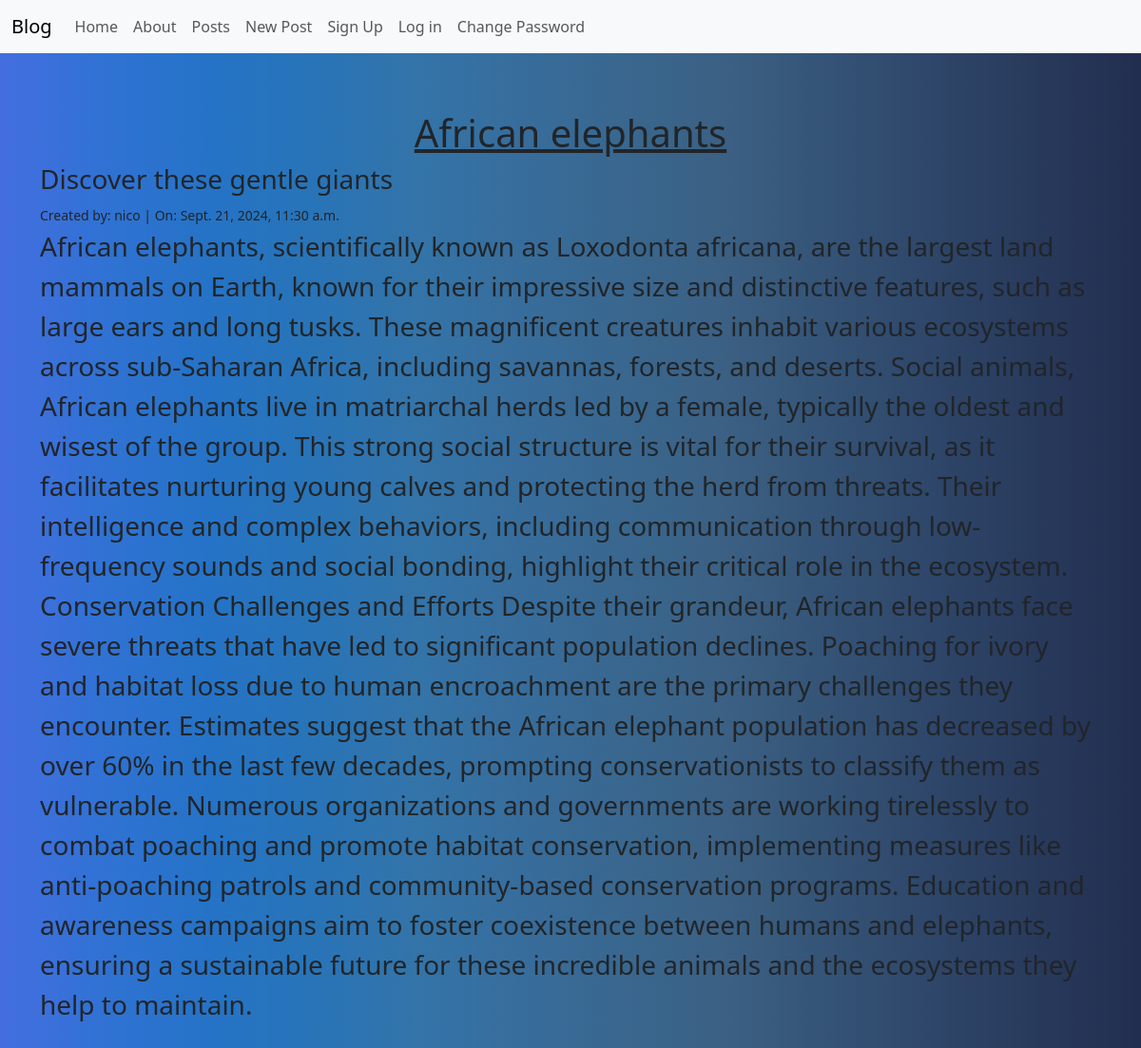
/posts/3/, run on the app's committed database.
### posts/models.py (models this page shows, shortened)
class Post(models.Model):
    title = models.CharField(max_length=128)
    subtitle = models.CharField(max_length=256)
    body = models.TextField()
    status = models.ForeignKey(
        Status,
        on_delete=models.CASCADE
    )
    author = models.ForeignKey(
        get_user_model(),
        on_delete=models.CASCADE
    )
    created_on = models.DateTimeField(auto_now_add=True)

### posts/views.py (the view)
# urls.py: path("<int:pk>/", views.PostDetailView.as_view(), name="detail"),
class PostDetailView(UserPassesTestMixin, DetailView):
    template_name = "posts/detail.html"
    model = Post
    def test_func(self):
        post = self.get_object()
        if post.status.name == "published":
            return True
        elif post.status.name == "archived":
            if self.request.user.is_authenticated:
                return True
        elif post.status.name == "draft":
            if (self.request.user.is_authenticatedand
                and self.request.user == post.author):
                return True
        return False

### templates/posts/detail.html (shortened to what this page needs)
{% extends 'base.html' %}
{% block content %}
<h1>{{ post.title }}</h1>
<h3>{{ post.subtitle }}</h3>
<small>Created by: {{ post.author }} | On: {{ post.created_on }}</small>
<p>{{ post.body }}</p>
{% endblock content %}

### static/css/base.css (style rules this page uses)
h1 { text-align: center; text-decoration: underline; }
p { font-size: 28px; }

### data on the page
Post: title "African elephants", subtitle "Discover these gentle giants", author "nico", created_on "Sept. 21, 2024, 11:30 a.m.", body "African elephants, scientifically known as Loxodonta africana, are the largest land mammals on Earth, known for their impressive size and distinctive features, such as large ears and long tusks. These magnificent creatures inhabit various ecosystems across sub-Saharan Africa, including savannas, forests, and deserts. Social animals, African elephants live in matriarchal herds led by a female, typically the oldest and wisest of the group. This strong social structure is vital for their survival, as it facilitates nurturing young calves and protecting the herd from threats. Their intelligence and complex behaviors, including communication through low-frequency sounds and social bonding,…"
